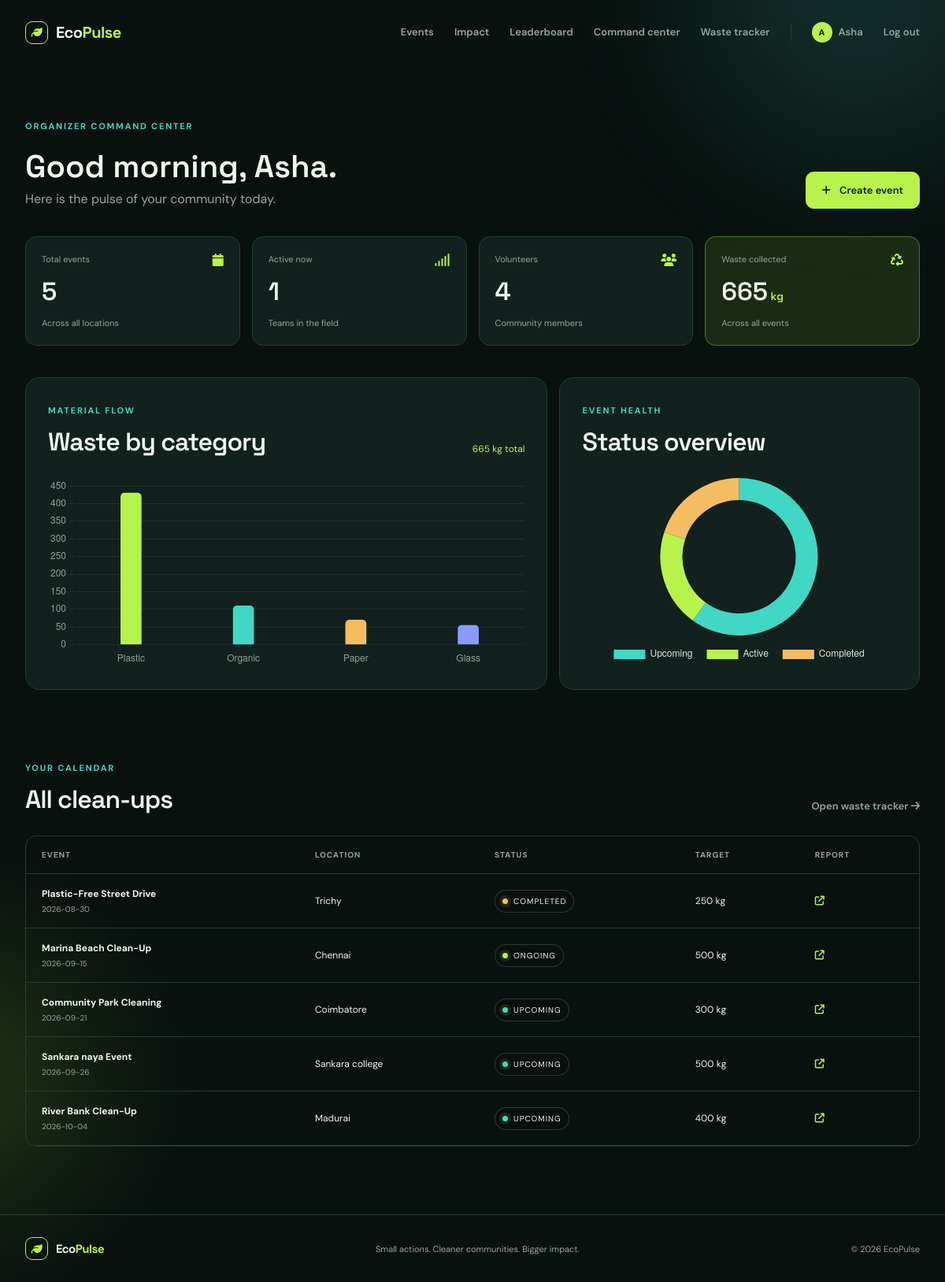
The app's page /dashboard (signed in) with its own data.
### tables this page shows
CREATE TABLE users (id INTEGER PRIMARY KEY, name TEXT NOT NULL, email TEXT UNIQUE NOT NULL, phone TEXT, password TEXT NOT NULL, role TEXT NOT NULL DEFAULT 'volunteer', points INTEGER DEFAULT 0, created_at TEXT DEFAULT CURRENT_TIMESTAMP);

CREATE TABLE events (id INTEGER PRIMARY KEY, name TEXT NOT NULL, description TEXT, location TEXT NOT NULL, event_date TEXT NOT NULL, start_time TEXT, end_time TEXT, max_volunteers INTEGER DEFAULT 50, target_waste REAL DEFAULT 100, category TEXT, difficulty TEXT, equipment TEXT, status TEXT DEFAULT 'Upcoming', image TEXT, created_by INTEGER REFERENCES users(id), created_at TEXT DEFAULT CURRENT_TIMESTAMP);

### app.py (the view)
@app.route('/dashboard')
@admin_required
def dashboard():
    db = get_db(); rows = db.execute('SELECT * FROM events ORDER BY event_date').fetchall()
    all_stats = [event_stats(e) for e in rows]
    data = {'total_events': len(rows), 'upcoming': sum(e['status']=='Upcoming' for e in rows), 'active': sum(e['status']=='Ongoing' for e in rows), 'completed': sum(e['status']=='Completed' for e in rows), 'volunteers': db.execute('SELECT COUNT(*) FROM users WHERE role="volunteer"').fetchone()[0], 'waste': db.execute('SELECT COALESCE(SUM(quantity),0) FROM waste_collection').fetchone()[0], 'locations': db.execute('SELECT COUNT(DISTINCT location) FROM events').fetchone()[0]}
    categories = db.execute('SELECT category, SUM(quantity) total FROM waste_collection GROUP BY category ORDER BY total DESC').fetchall()
    return render_template('dashboard.html', data=data, events=rows, categories=categories)

### app.py (called while the page is built)
def get_db():
    if 'db' not in g:
        g.db = sqlite3.connect(app.config['DATABASE'])
        g.db.row_factory = sqlite3.Row
        g.db.execute('PRAGMA foreign_keys = ON')
    return g.db

def current_user():
    if 'user_id' not in session:
        return None
    return get_db().execute('SELECT * FROM users WHERE id=?', (session['user_id'],)).fetchone()

@app.context_processor
def inject_globals():
    return {'current_user': current_user(), 'categories': CATEGORIES, 'year': datetime.now().year}

def admin_required(view):
    @wraps(view)
    def wrapped(*args, **kwargs):
        user = current_user()
        if not user or user['role'] != 'admin':
            abort(403)
        return view(*args, **kwargs)
    return wrapped

def event_stats(event):
    db = get_db()
    collected = db.execute('SELECT COALESCE(SUM(quantity),0) AS total FROM waste_collection WHERE event_id=?', (event['id'],)).fetchone()['total']
    volunteers = db.execute('SELECT COUNT(*) AS total FROM event_registrations WHERE event_id=?', (event['id'],)).fetchone()['total']
    progress = min(100, round((collected / event['target_waste']) * 100)) if event['target_waste'] else 0
    return {'collected': collected, 'volunteers': volunteers, 'progress': progress}

### templates/dashboard.html
{% extends 'base.html' %}{% block title %}Command Center{% endblock %}{% block content %}<section class="dashboard-head wrap"><div><span class="section-kicker">Organizer command center</span><h1>Good morning, {{ current_user.name.split()[0] }}.</h1><p>Here is the pulse of your community today.</p></div><a class="button" href="{{ url_for('create_event') }}"><i class="fa-solid fa-plus"></i> Create event</a></section><section class="wrap kpi-grid"><div class="kpi"><span>Total events</span><strong>{{ data.total_events }}</strong><i class="fa-solid fa-calendar"></i><small>Across all locations</small></div><div class="kpi"><span>Active now</span><strong>{{ data.active }}</strong><i class="fa-solid fa-signal"></i><small>Teams in the field</small></div><div class="kpi"><span>Volunteers</span><strong>{{ data.volunteers }}</strong><i class="fa-solid fa-users"></i><small>Community members</small></div><div class="kpi accent"><span>Waste collected</span><strong>{{ data.waste|round|int }}<small> kg</small></strong><i class="fa-solid fa-recycle"></i><small>Across all events</small></div></section><section class="wrap dashboard-grid"><div class="chart-panel"><div class="section-head"><div><span class="section-kicker">Material flow</span><h2>Waste by category</h2></div><span class="chart-total">{{ data.waste|round|int }} kg total</span></div><canvas id="wasteChart"></canvas></div><div class="chart-panel"><div class="section-head"><div><span class="section-kicker">Event health</span><h2>Status overview</h2></div></div><canvas id="statusChart"></canvas></div></section><section class="wrap section-space"><div class="section-head"><div><span class="section-kicker">Your calendar</span><h2>All clean-ups</h2></div><a class="text-link" href="{{ url_for('waste_tracker') }}">Open waste tracker <i class="fa-solid fa-arrow-right"></i></a></div><div class="table-wrap"><table><thead><tr><th>Event</th><th>Location</th><th>Status</th><th>Target</th><th>Report</th></tr></thead><tbody>{% for event in events %}<tr><td><b>{{ event.name }}</b><small>{{ event.event_date }}</small></td><td>{{ event.location }}</td><td><span class="status-pill {{ event.status|lower }}"><span></span>{{ event.status }}</span></td><td>{{ event.target_waste|round|int }} kg</td><td><a class="icon-link" href="{{ url_for('report', event_id=event.id) }}"><i class="fa-solid fa-arrow-up-right-from-square"></i></a></td></tr>{% endfor %}</tbody></table></div></section>{% endblock %}{% block scripts %}<script>const cats={{ categories|map(attribute='category')|list|tojson }};const vals={{ categories|map(attribute='total')|list|tojson }};new Chart(document.getElementById('wasteChart'),{type:'bar',data:{labels:cats,datasets:[{data:vals,backgroundColor:['#b8f34b','#41d7c5','#f5bd62','#8a9bff','#e68bba','#78c6ef','#8ca39a'],borderRadius:5,barThickness:26}]},options:{plugins:{legend:{display:false}},scales:{x:{grid:{display:false},ticks:{color:'#8da09a'}},y:{grid:{color:'#20302d'},ticks:{color:'#8da09a'}}}}});new Chart(document.getElementById('statusChart'),{type:'doughnut',data:{labels:['Upcoming','Active','Completed'],datasets:[{data:[{{ data.upcoming }},{{ data.active }},{{ data.completed }}],backgroundColor:['#41d7c5','#b8f34b','#f5bd62'],borderWidth:0}]},options:{cutout:'72%',plugins:{legend:{position:'bottom',labels:{color:'#dbe5df',padding:18}}}}});</script>{% endblock %}

### templates/base.html (shortened to what this page needs)
<!doctype html>
<html lang="en">
<head>
  <link rel="stylesheet" href="https://cdnjs.cloudflare.com/ajax/libs/font-awesome/6.7.2/css/all.min.css">
  <link rel="stylesheet" href="{{ url_for('static', filename='css/style.css') }}">
</head>
<body>
<div class="ambient ambient-one"></div><div class="ambient ambient-two"></div>
<nav class="nav"><a class="brand" href="{{ url_for('index') }}"><span class="brand-mark"><i class="fa-solid fa-leaf"></i></span><span>Eco<span class="green">Pulse</span></span></a><button class="nav-toggle" onclick="document.querySelector('.nav-links').classList.toggle('open')"></button><div class="nav-links"><a href="{{ url_for('events') }}">Events</a><a href="{{ url_for('impact') }}">Impact</a><a href="{{ url_for('leaderboard') }}">Leaderboard</a>{% if current_user and current_user.role == 'admin' %}<a href="{{ url_for('dashboard') }}">Command center</a><a href="{{ url_for('waste_tracker') }}">Waste tracker</a>{% endif %}{% if current_user %}<a class="user-chip" href="{{ url_for('profile') }}"><span>{{ current_user.name[0] }}</span>{{ current_user.name.split()[0] }}</a><a class="text-link" href="{{ url_for('logout') }}">Log out</a>{% else %}<a class="text-link" href="{{ url_for('login') }}">Log in</a><a class="button button-small" href="{{ url_for('register') }}">Join the movement <i class="fa-solid fa-arrow-up-right-from-square"></i></a>{% endif %}</div></nav>
<main>{% block content %}{% endblock %}</main>
<footer><div class="brand"><span class="brand-mark"><i class="fa-solid fa-leaf"></i></span><span>Eco<span class="green">Pulse</span></span></div><span>Small actions. Cleaner communities. Bigger impact.</span><span>© {{ year }} EcoPulse</span></footer>
<script src="https://cdn.jsdelivr.net/npm/chart.js@4.4.7/dist/chart.umd.min.js"></script><script src="{{ url_for('static', filename='js/script.js') }}"></script>{% block scripts %}{% endblock %}
</body></html>

### records on screen
users: name "A", name "Asha"
events: name "Plastic-Free Street Drive", event_date "2026-08-30", location "Trichy", status "COMPLETED", target_waste "250"
events: name "Marina Beach Clean-Up", event_date "2026-09-15", location "Chennai", status "ONGOING", target_waste "500"
events: name "Community Park Cleaning", event_date "2026-09-21", location "Coimbatore", status "UPCOMING", target_waste "300"
events: name "Sankara naya Event", event_date "2026-09-26", location "Sankara college", status "UPCOMING", target_waste "500"
events: name "River Bank Clean-Up", event_date "2026-10-04", location "Madurai", status "UPCOMING", target_waste "400"

### other values on screen
{{ data.total_events }} "5"
{{ data.active }} "1"
{{ data.volunteers }} "4"
{{ data.waste|round|int }} "665"
chart data {{ categories|map(attribute='category')|list|tojson }} ["Plastic", "Organic", "Paper", "Glass"]
chart data {{ categories|map(attribute='total')|list|tojson }} [430.0, 110.0, 70.0, 55.0]
chart data {{ data.upcoming }} 3
chart data {{ data.active }} 1
